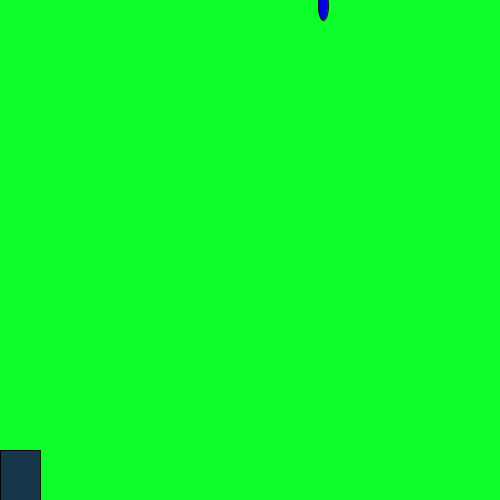
Frame 1 (no input)
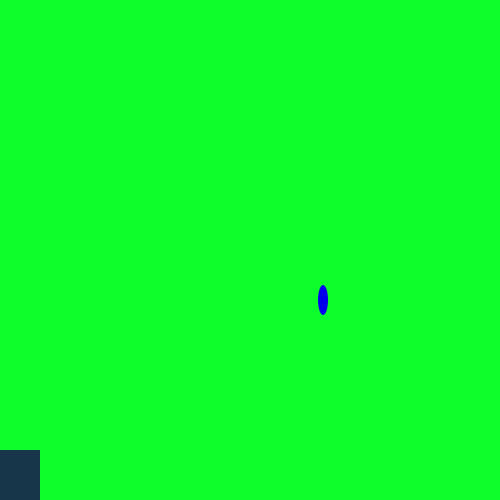
Frame 60 (the mouse pressed at the canvas centre just before this capture)
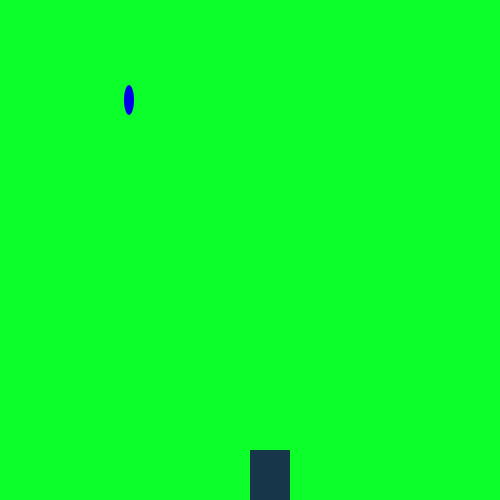
Frame 120 (the mouse held since frame 60 and released just before this capture)

The Processing sketch that drew these frames (run headless with seeded random() and noise(); from frame 60 on, the mouse is pressed at the canvas centre):

// Processing sketch: raindropGame
// ── raindropGame.pde
int y = 0;
int x = (int) random(500);
void setup() {
  size(500, 500);
}

void draw() {
  background(12, 342, 43);
  fill(23, 54, 73);
  rect(mouseX, 450, 40, 80);
  fill(0,0,236);
  y = y+5;
  ellipse(x, y, 10, 30);
  noStroke();
  if (y == 500) {
    y = 0;
    x = (int) random(500);
  }
}
